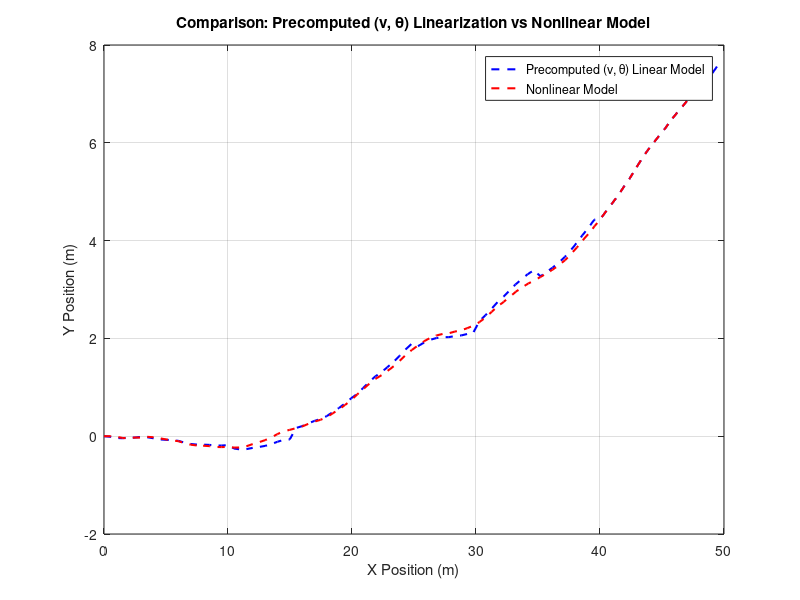
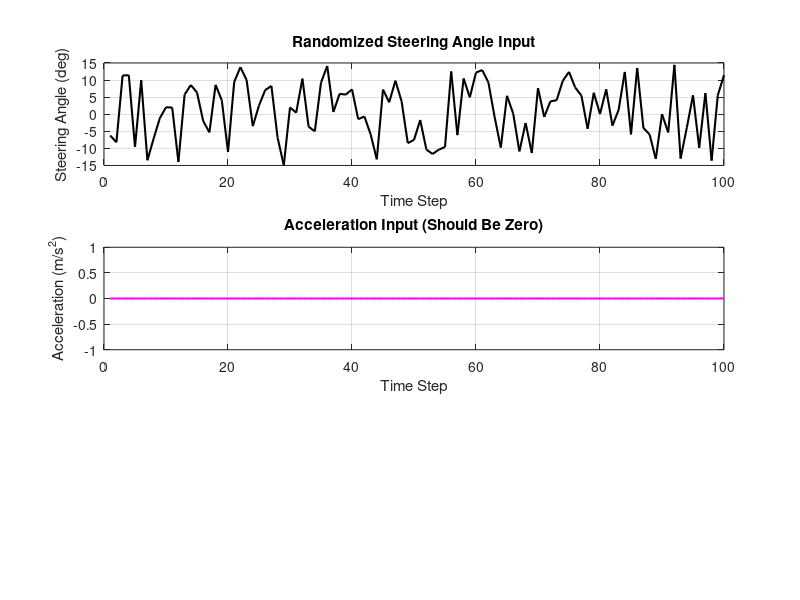
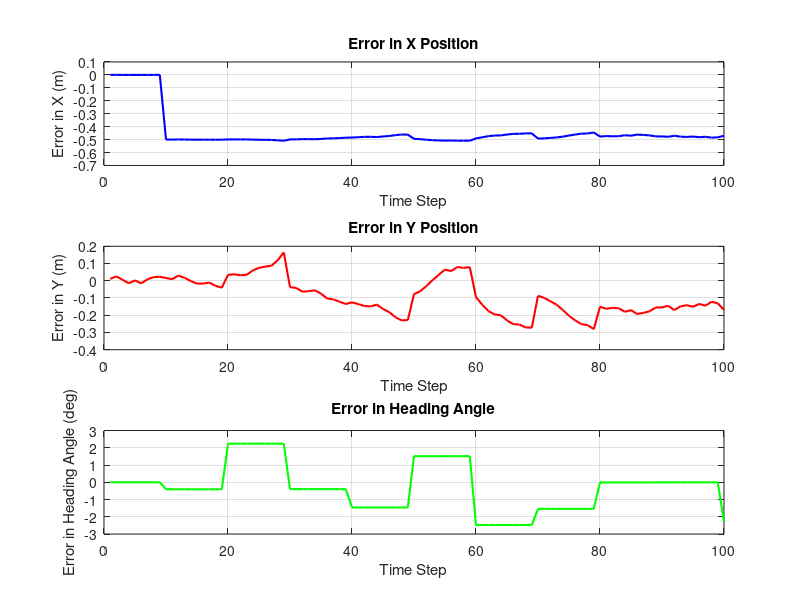

Reproduce these figures in MATLAB, in order.
clc; clear; close all;

% --- 🔹 Simulation Parameters ---
dt = 0.1;       % Time step (s)
L = 2.5;        % Wheelbase (m)
T_sim = 100;    % Number of simulation steps
N_align = 10;    % Realign every N_align steps
delta_nominal = 0; % Nominal steering angle

% --- 🔹 Define Operating Points for `v` (Velocity) and `θ` (Heading) ---
v_values = linspace(0, 20, 10);   % 10 velocity linearization points
theta_values = linspace(-pi, pi, 120);  % 120 heading linearization points

% Initialize cell arrays for storing precomputed linearized models
A_models = cell(length(v_values), length(theta_values));
B_models = cell(length(v_values), length(theta_values));

% --- 🔹 Precompute Linearized Models at Different `(v, θ)` Values ---
for i = 1:length(v_values)
    for j = 1:length(theta_values)
        v0 = v_values(i);
        theta0 = theta_values(j);
        
        % Compute A matrix using `v0` and `theta0`
        A_models{i,j} = [1 0 -v0*sin(theta0)*dt cos(theta0)*dt;
                         0 1  v0*cos(theta0)*dt sin(theta0)*dt;
                         0 0  1 (1/L)*tan(delta_nominal)*dt;
                         0 0  0 1];

        % Compute B matrix using nominal `δ = 0`
        B_models{i,j} = [0 0;
                         0 0;
                         (v0/L) * sec(delta_nominal)^2 * dt 0;
                         0 dt];
    end
end

% --- 🔹 Generate Random Steering Angle Signal (±15°) ---
delta_signal = deg2rad(-15) + (deg2rad(30) * rand(1, T_sim));  % Random values in [-15°, 15°]
a_signal = zeros(1, T_sim); % Acceleration is kept at zero

% --- 🔹 Initialize State Variables ---
v_nominal = 5;  % Start with a nominal velocity
x_linear = [0; 0; 0; v_nominal];  % State for precomputed `(v, θ)` linearized model
x_nonlinear = [0; 0; 0; v_nominal]; % State for nonlinear model

x_history_linear = x_linear;
x_history_nonlinear = x_nonlinear;
delta_history = [];
a_history = [];

% --- 🔹 Initialize Error Storage ---
error_x = [];
error_y = [];
error_theta = [];

% --- 🔹 Run Simulation ---
for k = 1:T_sim
    % --- 🔹 Find Closest Precomputed `(v, θ)` Model ---
    [~, v_idx] = min(abs(v_values - x_linear(4)));  % Closest velocity model
    [~, theta_idx] = min(abs(theta_values - x_linear(3)));  % Closest heading

    % Ensure indices are within valid bounds
    v_idx = max(1, min(v_idx, length(v_values)));
    theta_idx = max(1, min(theta_idx, length(theta_values)));

    % Select corresponding precomputed matrices
    A_k = A_models{v_idx, theta_idx};
    B_k = B_models{v_idx, theta_idx};

    % Get current random steering angle
    delta_k = delta_signal(k);
    u_k = [delta_k; a_signal(k)];  

    % --- 2️⃣ Nonlinear Kinematic Bicycle Model (Updated First) ---
    theta_nl = x_nonlinear(3);
    x_nonlinear = x_nonlinear + dt * [
        x_nonlinear(4) * cos(theta_nl);  % dx/dt = v * cos(theta)
        x_nonlinear(4) * sin(theta_nl);  % dy/dt = v * sin(theta)
        (x_nonlinear(4) / L) * tan(delta_k);  % dtheta/dt = v/L * tan(delta)
        0]; % Constant velocity

    % --- 🔹 State Realignment Every `N_align` Steps (Now After Nonlinear Update) ---
    if mod(k, N_align) == 0
        x_linear = x_nonlinear; % Reset linear model to match nonlinear model
    end

    % --- 1️⃣ Apply the Precomputed `(v, θ)` Linearized Model ---
    x_linear(3) = x_linear(3) + (x_linear(4) / L) * tan(delta_k) * dt; % Update heading correctly
    x_linear(1) = x_linear(1) + x_linear(4) * cos(x_linear(3)) * dt;   % Update X correctly
    x_linear(2) = x_linear(2) + x_linear(4) * sin(x_linear(3)) * dt;   % Update Y correctly

    % Store trajectory and control inputs
    x_history_linear = [x_history_linear, x_linear];
    x_history_nonlinear = [x_history_nonlinear, x_nonlinear];
    delta_history = [delta_history, delta_k];
    a_history = [a_history, a_signal(k)];

    % --- 🔹 Compute Error ---
    error_x = [error_x, x_nonlinear(1) - x_linear(1)];
    error_y = [error_y, x_nonlinear(2) - x_linear(2)];
    error_theta = [error_theta, x_nonlinear(3) - x_linear(3)];
end


% --- 🔹 Compute RMSE ---
RMSE_x = sqrt(mean(error_x.^2));
RMSE_y = sqrt(mean(error_y.^2));
RMSE_theta = sqrt(mean(error_theta.^2));

fprintf('RMSE_x: %.4f m\n', RMSE_x);
fprintf('RMSE_y: %.4f m\n', RMSE_y);
fprintf('RMSE_theta: %.4f rad\n', RMSE_theta);

% --- 🔹 Figure 1: Trajectory Comparison ---
figure;
plot(x_history_linear(1,:), x_history_linear(2,:), 'b--', 'LineWidth', 1.5);
hold on;
plot(x_history_nonlinear(1,:), x_history_nonlinear(2,:), 'r--', 'LineWidth', 1.5);
xlabel('X Position (m)');
ylabel('Y Position (m)');
title('Comparison: Precomputed (v, θ) Linearization vs Nonlinear Model');
legend('Precomputed (v, θ) Linear Model', 'Nonlinear Model');
grid on;

% --- 🔹 Figure 2: Control Inputs ---
figure;

% Subplot 1: Steering Angle Input Over Time
subplot(3,1,1);
plot(1:T_sim, rad2deg(delta_history), 'k-', 'LineWidth', 1.5);
xlabel('Time Step');
ylabel('Steering Angle (deg)');
title('Randomized Steering Angle Input');
grid on;

% Subplot 2: Acceleration Input Over Time
subplot(3,1,2);
plot(1:T_sim, a_history, 'm-', 'LineWidth', 1.5);
xlabel('Time Step');
ylabel('Acceleration (m/s^2)');
title('Acceleration Input (Should Be Zero)');
grid on;

% --- 🔹 Figure 3: Error Analysis ---
figure;

% Subplot 1: X-Position Error
subplot(3,1,1);
plot(1:T_sim, error_x, 'b-', 'LineWidth', 1.5);
xlabel('Time Step');
ylabel('Error in X (m)');
title('Error in X Position');
grid on;

% Subplot 2: Y-Position Error
subplot(3,1,2);
plot(1:T_sim, error_y, 'r-', 'LineWidth', 1.5);
xlabel('Time Step');
ylabel('Error in Y (m)');
title('Error in Y Position');
grid on;

% Subplot 3: Theta Error
subplot(3,1,3);
plot(1:T_sim, rad2deg(error_theta), 'g-', 'LineWidth', 1.5);
xlabel('Time Step');
ylabel('Error in Heading Angle (deg)');
title('Error in Heading Angle');
grid on;
